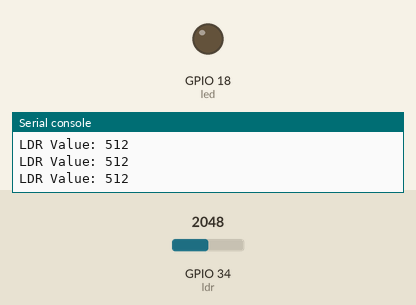
Bench run of a program on a simulated ESP32 board running MicroPython. Shown: output pins drawn as LEDs (lit = HIGH), the last lines printed to the serial console. The inputs (shaded band) are chosen by the test bench; at power-on: GPIO 34 (ldr) = 2048 (analog values on the 0–4095 scale).

Above: at 11.2 s.
11.3 s: GPIO 34 (ldr) set to 2010
At 12.3 s:
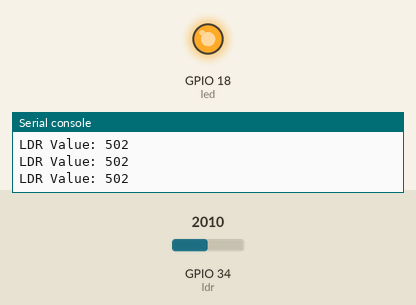
12.8 s: GPIO 34 (ldr) set to 2866
At 13.6 s:
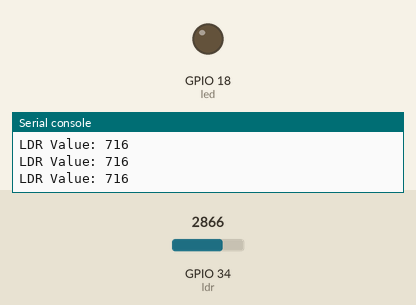
14.3 s: GPIO 34 (ldr) set to 2047
At 14.8 s:
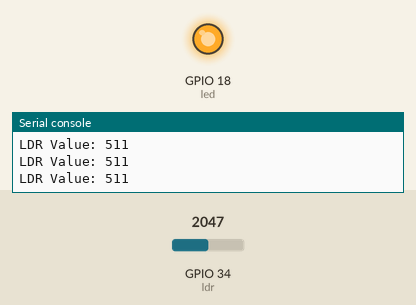
Timing chart, 0 to 17.3 s (numbered marks = the images above; inputs shaded):
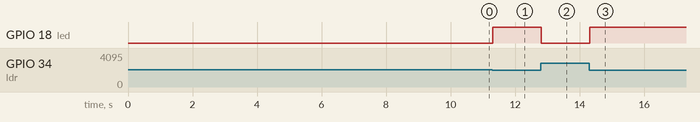

The program:

ldr_led_threshold.py
```python
from machine import Pin, ADC
import time

# Initialize LDR on GPIO34 (ADC1 channel 6)
ldr = ADC(Pin(34))
ldr.atten(ADC.ATTN_11DB)  # Full range: 0-3.3V
ldr.width(ADC.WIDTH_10BIT)  # 10-bit resolution (0-1023)

# Initialize LED on GPIO2
led = Pin(18, Pin.OUT)

# Function to read min and max LDR values
def calibrate_ldr(duration=5):
    print("Calibrating... Move the LDR to light and dark conditions.")
    min_val = 1023
    max_val = 0
    start_time = time.ticks_ms()
    while time.ticks_diff(time.ticks_ms(), start_time) < duration * 1000:
        value = ldr.read()
        if value < min_val:
            min_val = value
        if value > max_val:
            max_val = value
        time.sleep(0.1)
    print(f"Calibration complete. Min: {min_val}, Max: {max_val}")
    return min_val, max_val

# Main function
def main():
    min_val, max_val = calibrate_ldr(10)  # Calibrate for 10 seconds
    threshold_on = (max_val - min_val) * 0.7 + min_val  # 70% of the range
    threshold_off = (max_val - min_val) * 0.3 + min_val  # 30% of the range

    print(f"Threshold ON: {threshold_on}, Threshold OFF: {threshold_off}")

    while True:
        ldr_value = ldr.read()
        print(f"LDR Value: {ldr_value}")
        if ldr_value > threshold_on:
            led.value(0)  # Turn LED on
        elif ldr_value < threshold_off:
            led.value(1)  # Turn LED off
        time.sleep(0.1)

# Run the program
main()
```

Measured:
- the behaviour switches between 2048 and 2047 on GPIO 34 (ldr) (found by bisection; images 0 and 1)
- after the input at 11.3 s, GPIO 18 (led): LOW → HIGH at once
- after the input at 12.8 s, GPIO 18 (led): HIGH → LOW at once
- after the input at 14.3 s, GPIO 18 (led): LOW → HIGH at once
